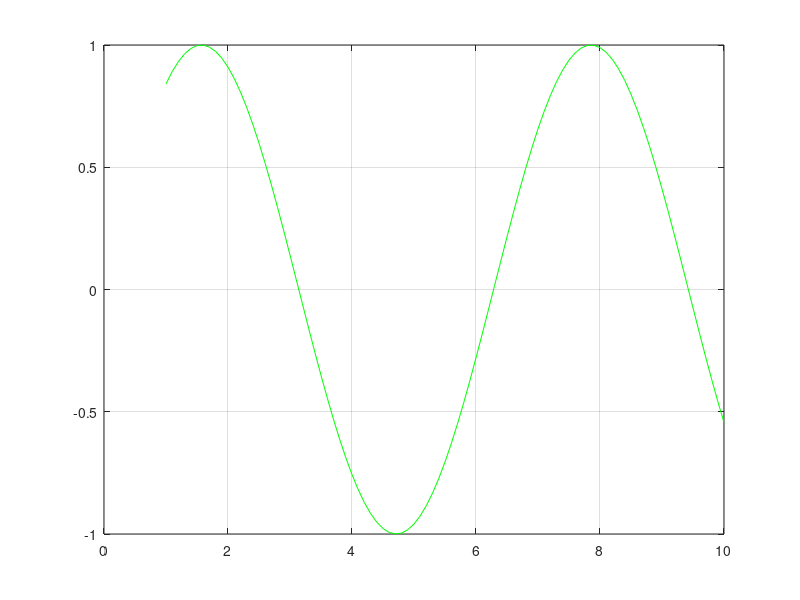

This chart was generated by the following MATLAB code:
function[] = printtofile()
x = 1:0.1:10;
y = sin(x);

plot(x,y, 'g');
%legend = legend('ACtual');
grid on;
print -dpng test.png